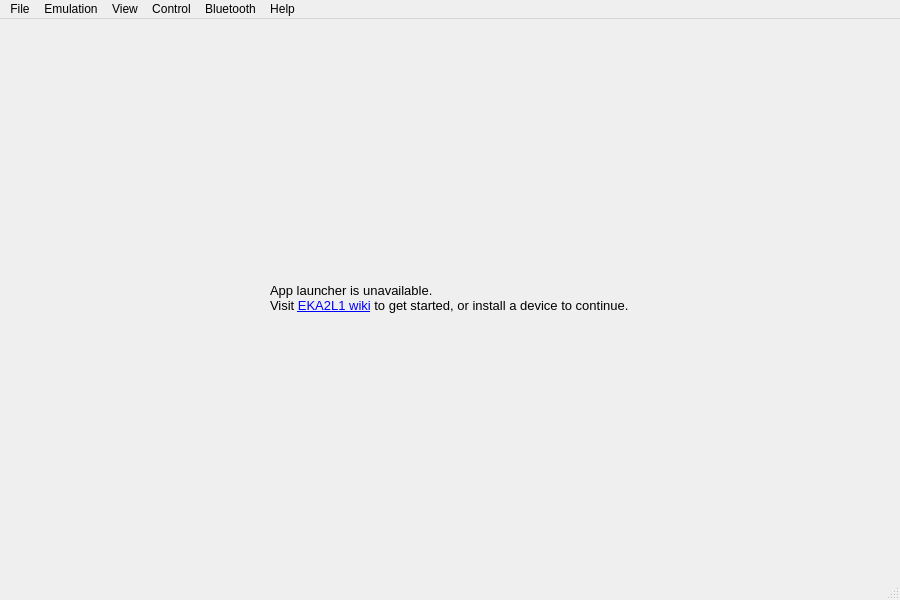
<?xml version="1.0" encoding="UTF-8"?>
<ui version="4.0">
 <class>main_window</class>
 <widget class="QMainWindow" name="main_window">
  <property name="geometry">
   <rect>
    <x>0</x>
    <y>0</y>
    <width>900</width>
    <height>600</height>
   </rect>
  </property>
  <property name="sizePolicy">
   <sizepolicy hsizetype="MinimumExpanding" vsizetype="MinimumExpanding">
    <horstretch>0</horstretch>
    <verstretch>0</verstretch>
   </sizepolicy>
  </property>
  <property name="windowTitle">
   <string notr="true">MainWindow</string>
  </property>
  <property name="windowIcon">
   <iconset resource="../eka2l1.qrc">
    <normaloff>:/assets/duck_tank.png</normaloff>:/assets/duck_tank.png</iconset>
  </property>
  <widget class="QWidget" name="centralwidget">
   <property name="sizePolicy">
    <sizepolicy hsizetype="MinimumExpanding" vsizetype="MinimumExpanding">
     <horstretch>0</horstretch>
     <verstretch>0</verstretch>
    </sizepolicy>
   </property>
   <layout class="QGridLayout" name="layout_centralwidget">
    <property name="sizeConstraint">
     <enum>QLayout::SetDefaultConstraint</enum>
    </property>
    <item row="0" column="0">
     <layout class="QGridLayout" name="layout_main">
      <property name="sizeConstraint">
       <enum>QLayout::SetDefaultConstraint</enum>
      </property>
      <item row="0" column="0" alignment="Qt::AlignHCenter">
       <widget class="QLabel" name="label_al_not_available">
        <property name="font">
         <font>
          <pointsize>10</pointsize>
         </font>
        </property>
        <property name="openExternalLinks">
         <bool>true</bool>
        </property>
        <property name="text">
         <string>App launcher is unavailable.&lt;br&gt;Visit &lt;a href=&quot;https://eka2l1.miraheze.org/wiki/Main_Page&quot;&gt;EKA2L1 wiki&lt;/a&gt; to get started, or install a device to continue.</string>
        </property>
       </widget>
      </item>
     </layout>
    </item>
   </layout>
  </widget>
  <widget class="QMenuBar" name="menu_bar">
   <property name="geometry">
    <rect>
     <x>0</x>
     <y>0</y>
     <width>900</width>
     <height>26</height>
    </rect>
   </property>
   <widget class="QMenu" name="menu_file">
    <property name="title">
     <string>File</string>
    </property>
    <widget class="QMenu" name="menu_install">
     <property name="title">
      <string>Install</string>
     </property>
     <addaction name="action_package"/>
     <addaction name="action_device"/>
     <addaction name="separator"/>
     <addaction name="action_ngage_card_game"/>
     <addaction name="action_jar"/>
    </widget>
    <widget class="QMenu" name="menu_mount_game_card_dump">
     <property name="title">
      <string>Mount game card dump</string>
     </property>
     <addaction name="separator"/>
     <addaction name="action_mount_game_card_folder"/>
     <addaction name="action_mount_game_card_zip"/>
    </widget>
    <addaction name="menu_install"/>
    <addaction name="action_package_manager"/>
    <addaction name="separator"/>
    <addaction name="action_refresh_app_list"/>
    <addaction name="menu_mount_game_card_dump"/>
    <addaction name="action_mount_recent_dumps"/>
    <addaction name="separator"/>
    <addaction name="action_settings"/>
   </widget>
   <widget class="QMenu" name="menu_view">
    <property name="title">
     <string>View</string>
    </property>
    <widget class="QMenu" name="action_rotate_drop_menu">
     <property name="title">
      <string>Rotate screen</string>
     </property>
     <addaction name="action_rotate_0"/>
     <addaction name="action_rotate_90"/>
     <addaction name="action_rotate_180"/>
     <addaction name="action_rotate_270"/>
    </widget>
    <addaction name="action_fullscreen"/>
    <addaction name="action_rotate_drop_menu"/>
    <addaction name="action_stretch_to_fill"/>
   </widget>
   <widget class="QMenu" name="menu_help">
    <property name="title">
     <string>Help</string>
    </property>
    <addaction name="action_about"/>
    <addaction name="action_check_for_update"/>
   </widget>
   <widget class="QMenu" name="menu_emulation">
    <property name="title">
     <string>Emulation</string>
    </property>
    <addaction name="action_pause"/>
    <addaction name="action_restart"/>
    <addaction name="separator"/>
    <addaction name="separator"/>
    <addaction name="action_launch_process"/>
   </widget>
   <widget class="QMenu" name="menu_bluetooth">
    <property name="title">
     <string>Bluetooth</string>
    </property>
    <widget class="QMenu" name="menu_netplay">
     <property name="title">
      <string>Netplay</string>
     </property>
     <addaction name="action_netplay_configure"/>
     <addaction name="action_mod_netplay_friends"/>
    </widget>
    <addaction name="menu_netplay"/>
   </widget>
   <widget class="QMenu" name="menu_control">
    <property name="title">
     <string>Control</string>
    </property>
    <addaction name="action_button_mapping_editor"/>
    <addaction name="action_touch_mapping_editor"/>
   </widget>
   <addaction name="menu_file"/>
   <addaction name="menu_emulation"/>
   <addaction name="menu_view"/>
   <addaction name="menu_control"/>
   <addaction name="menu_bluetooth"/>
   <addaction name="menu_help"/>
  </widget>
  <widget class="QStatusBar" name="status_bar"/>
  <action name="action_about">
   <property name="text">
    <string>About</string>
   </property>
  </action>
  <action name="action_package">
   <property name="text">
    <string>Package</string>
   </property>
  </action>
  <action name="action_device">
   <property name="text">
    <string>Device</string>
   </property>
  </action>
  <action name="action_package_manager">
   <property name="text">
    <string>Package manager</string>
   </property>
  </action>
  <action name="action_settings">
   <property name="menuRole">
    <enum>QAction::PreferencesRole</enum>
   </property>
   <property name="text">
    <string>Settings</string>
   </property>
  </action>
  <action name="action_pause">
   <property name="checkable">
    <bool>true</bool>
   </property>
   <property name="text">
    <string>Pause</string>
   </property>
  </action>
  <action name="action_stop">
   <property name="text">
    <string>Stop</string>
   </property>
  </action>
  <action name="action_restart">
   <property name="text">
    <string>Restart</string>
   </property>
  </action>
  <action name="action_threads">
   <property name="text">
    <string>Threads</string>
   </property>
  </action>
  <action name="action_mutexes">
   <property name="text">
    <string>Mutexes</string>
   </property>
  </action>
  <action name="action_chunks">
   <property name="text">
    <string>Chunks</string>
   </property>
  </action>
  <action name="action_window_tree">
   <property name="text">
    <string>Window tree</string>
   </property>
  </action>
  <action name="action_fullscreen">
   <property name="checkable">
    <bool>true</bool>
   </property>
   <property name="text">
    <string>Fullscreen</string>
   </property>
   <property name="shortcut">
    <string notr="true">Ctrl+F</string>
   </property>
   <property name="shortcutContext">
    <enum>Qt::WindowShortcut</enum>
   </property>
  </action>
  <action name="action_mount_recent_dumps">
   <property name="text">
    <string>Recent dumps</string>
   </property>
  </action>
  <action name="action_rotate_0">
   <property name="checkable">
    <bool>true</bool>
   </property>
   <property name="checked">
    <bool>true</bool>
   </property>
   <property name="text">
    <string notr="true">0</string>
   </property>
  </action>
  <action name="action_rotate_90">
   <property name="checkable">
    <bool>true</bool>
   </property>
   <property name="text">
    <string notr="true">90</string>
   </property>
  </action>
  <action name="action_rotate_180">
   <property name="checkable">
    <bool>true</bool>
   </property>
   <property name="text">
    <string notr="true">180</string>
   </property>
  </action>
  <action name="action_rotate_270">
   <property name="checkable">
    <bool>true</bool>
   </property>
   <property name="text">
    <string notr="true">270</string>
   </property>
  </action>
  <action name="action_mount_game_card_folder">
   <property name="text">
    <string>Folder</string>
   </property>
  </action>
  <action name="action_mount_game_card_zip">
   <property name="text">
    <string notr="true">Zip</string>
   </property>
  </action>
  <action name="action_refresh_app_list">
   <property name="text">
    <string>Refresh app list</string>
   </property>
  </action>
  <action name="action_mod_netplay_friends">
   <property name="text">
    <string>Friends's IP addresses</string>
   </property>
  </action>
  <action name="action_button_mapping_editor">
   <property name="text">
    <string>Button mapping editor</string>
   </property>
  </action>
  <action name="action_touch_mapping_editor">
   <property name="text">
    <string>Touch mapping editor</string>
   </property>
  </action>
  <action name="action_ngage_card_game">
   <property name="text">
    <string>N-Gage card game</string>
   </property>
  </action>
  <action name="action_check_for_update">
   <property name="text">
    <string>Check for update</string>
   </property>
  </action>
  <action name="action_launch_process">
   <property name="text">
    <string>Launch process</string>
   </property>
  </action>
  <action name="action_jar">
   <property name="text">
    <string notr="true">JAR</string>
   </property>
  </action>
  <action name="action_netplay_configure">
   <property name="text">
    <string>Configure</string>
   </property>
  </action>
  <action name="action_stretch_to_fill">
   <property name="checkable">
    <bool>true</bool>
   </property>
   <property name="checked">
    <bool>false</bool>
   </property>
   <property name="text">
    <string>Stretch to fill window (ignore aspect ratio)</string>
   </property>
  </action>
 </widget>
 <resources>
  <include location="../eka2l1.qrc"/>
  <include location="../eka2l1.qrc"/>
 </resources>
 <connections/>
</ui>
